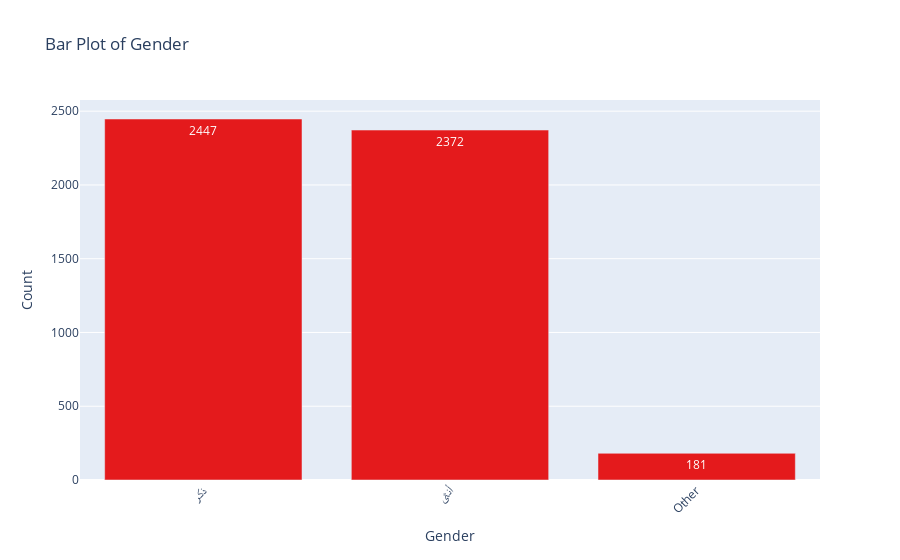
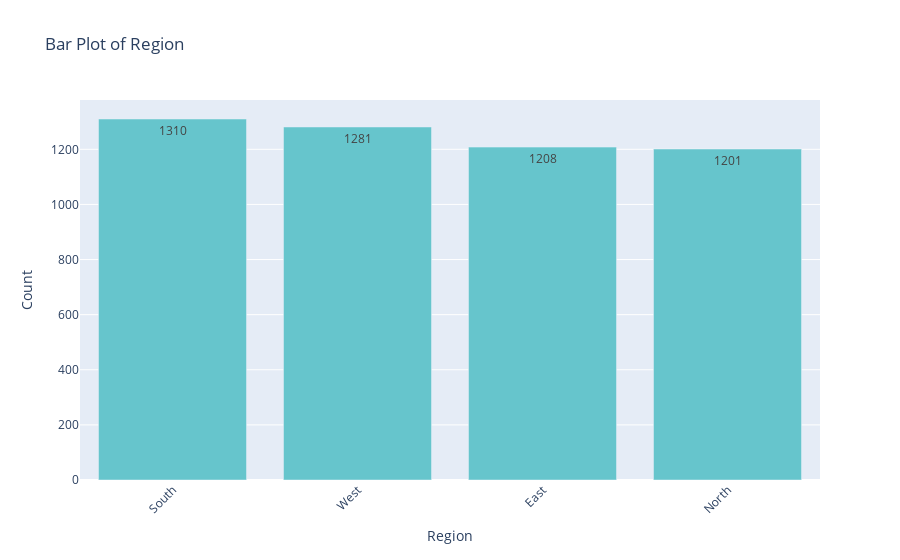

Notebook code cell kept with these figures, in order:
### Code cell
# Define lighter color palettes
color_palettes = [
    px.colors.qualitative.Set1,
    px.colors.qualitative.Pastel,
    px.colors.qualitative.Vivid,
]

# Identify columns with low cardinality
count_columns = [
    col for col in df.columns
    if df[col].nunique() <= (df.shape[0] / 10) and df[col].dtype == 'object'
]

# Generate bar plots with lighter colors
for i, col in enumerate(count_columns):
    value_counts = df[col].value_counts()
    if value_counts.empty:
        continue

    bar_data = value_counts.reset_index()
    bar_data.columns = [col, 'Count']

    # Pick a lighter color palette (cycling through the list)
    color_sequence = color_palettes[i % len(color_palettes)]

    fig = px.bar(bar_data, x=col, y='Count',
                 title=f'Bar Plot of {col}',
                 text='Count',
                 color_discrete_sequence=color_sequence)

    fig.update_layout(xaxis_tickangle=-45)
    fig.show()

### Figure 1 — Plotly figure (JSON) as saved in the notebook; plotly's stock layout.template omitted (floating-point values rounded to 4 significant figures)
{"data": [{"alignmentgroup": "True", "hovertemplate": "Gender=%{x}<br>Count=%{text}<extra></extra>", "legendgroup": "", "marker": {"color": "rgb(228,26,28)", "pattern": {"shape": ""}}, "name": "", "offsetgroup": "", "orientation": "v", "showlegend": false, "text": [2447, 2372, 181], "textposition": "auto", "type": "bar", "x": ["ذكر", "أنثى", "Other"], "xaxis": "x", "y": [2447, 2372, 181], "yaxis": "y"}], "layout": {"barmode": "relative", "legend": {"tracegroupgap": 0}, "title": {"text": "Bar Plot of Gender"}, "xaxis": {"anchor": "y", "domain": [0, 1], "tickangle": -45, "title": {"text": "Gender"}}, "yaxis": {"anchor": "x", "domain": [0, 1], "title": {"text": "Count"}}}}

### Figure 2 — Plotly figure (JSON) as saved in the notebook; plotly's stock layout.template omitted (floating-point values rounded to 4 significant figures)
{"data": [{"alignmentgroup": "True", "hovertemplate": "Region=%{x}<br>Count=%{text}<extra></extra>", "legendgroup": "", "marker": {"color": "rgb(102, 197, 204)", "pattern": {"shape": ""}}, "name": "", "offsetgroup": "", "orientation": "v", "showlegend": false, "text": [1310, 1281, 1208, 1201], "textposition": "auto", "type": "bar", "x": ["South", "West", "East", "North"], "xaxis": "x", "y": [1310, 1281, 1208, 1201], "yaxis": "y"}], "layout": {"barmode": "relative", "legend": {"tracegroupgap": 0}, "title": {"text": "Bar Plot of Region"}, "xaxis": {"anchor": "y", "domain": [0, 1], "tickangle": -45, "title": {"text": "Region"}}, "yaxis": {"anchor": "x", "domain": [0, 1], "title": {"text": "Count"}}}}
